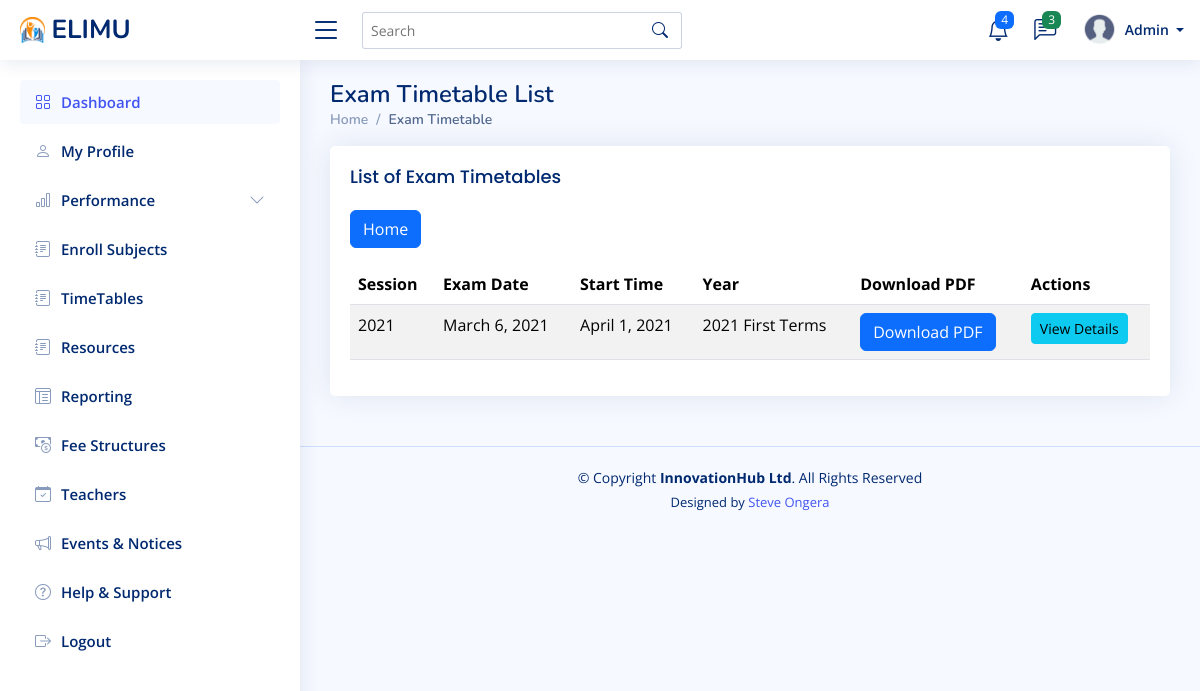
Screenshot of /timetable/ with the database file from the repository.
### myapp/models.py (models this page shows, shortened)
class ExamTimeTable(models.Model):
    name = models.CharField(max_length= 50 , blank=True, null=True)
    start_date = models.DateField(blank=True, null=True)
    end_date = models.DateField(blank=True, null=True)
    session = models.ForeignKey(ExaminationSession, on_delete=models.CASCADE, related_name='timetables')
    time_table_pdf = models.FileField(upload_to='time_tables/', blank=True, null=True)

class ExaminationSession(models.Model):
    year = models.IntegerField()
    start_date = models.DateField()
    end_date = models.DateField()

### myapp/views.py (the view)
# urls.py: path('timetable/', views.timetable_list, name='timetable_list'),
def timetable_list(request):
    timetables = ExamTimeTable.objects.select_related('session').all()
    return render(request, 'time_table/timetable_list.html', {'timetables': timetables})

### myapp/context_processors.py (called while the page is built)
def unread_messages(request):
    if request.user.is_authenticated:
        messages = Message.objects.filter(receiver=request.user, is_read=False).order_by('-timestamp')
        return {'messages': messages}
    return {'messages': []}

### templates/time_table/timetable_list.html
{% extends "base/base.html" %}
{% block content %}
<div class="pagetitle">
    <h1>Exam Timetable List</h1>
    <nav>
      <ol class="breadcrumb">
        {% if request.user.is_staff %}
        <li class="breadcrumb-item"><a href="{% url 'admin_dashboard' %}">Home</a></li>
        {% else %}
        <li class="breadcrumb-item"><a href="{% url 'student_dashboard' %}">Home</a></li>
        {% endif %}
        <li class="breadcrumb-item active">Exam Timetable</li>
      </ol>
    </nav>
</div>
<section class="section">
    <div class="row">
        <div class="col-lg-12">
            <div class="card">
                <div class="card-body">
                    <h5 class="card-title">List of Exam Timetables</h5>
                    {% if request.user.is_staff %}
                    <a href="{% url 'create_timetable' %}" class="btn btn-primary mb-3">Create New Timetable</a>
                    {% else %}
                    <a href="{% url 'student_dashboard' %}" class="btn btn-primary mb-3">Home</a>
                    {% endif %}
                    <div class="table-responsive">
                        <table class="table table-striped">
                            <thead>
                                <tr>
                                    <th>Session</th>
                                    <th>Exam Date</th>
                                    <th>Start Time</th>
                                    <th>Year</th>
                                    <th>Download PDF</th>
                                    <th>Actions</th>
                                </tr>
                            </thead>
                            <tbody>
                                {% for timetable in timetables %}
                                    <tr>
                                        <td>{{ timetable.session.year }}</td>
                                        <td>{{ timetable.start_date }}</td>
                                        <td>{{ timetable.end_date }}</td>
                                        <td>{{ timetable.name }}</td>
                                        <td>
                                          {% if timetable.time_table_pdf %}
                                              <a href="{{ timetable.time_table_pdf.url }}" class="btn btn-primary" download>Download PDF</a>
                                          {% else %}
                                              No PDF available
                                          {% endif %}
                                        </td>
                                        <td>
                                            {% if request.user.is_staff %}
                                            <a href="{% url 'exam_timetable_detail' timetable.id %}" class="btn btn-sm btn-info">View Details</a>
                                            <a href="{% url 'update_timetable' timetable.id %}" class="btn btn-sm btn-warning">Edit</a>
                                            <a href="{% url 'delete_timetable' timetable.id %}" class="btn btn-sm btn-danger">Delete</a>
                                            {% else %}
                                           <a href="{% url 'exam_timetable_detail' timetable.id %}" class="btn btn-sm btn-info">View Details</a>
                                            {% endif %}
                                        </td>
                                    </tr>
                                {% endfor %}
                            </tbody>
                        </table>
                    </div>
                </div>
            </div>
        </div>
    </div>
</section>
{% endblock %}

### static/assets/css/style.css (style rules this page uses)
:root { scroll-behavior: smooth; }
body { font-family: "Open Sans", sans-serif; background: #f6f9ff; color: #444444; }
a { color: #4154f1; text-decoration: none; }
h1, h2, h3, h4, h5, h6 { font-family: "Nunito", sans-serif; }
.pagetitle { margin-bottom: 10px; }
.pagetitle h1 { font-size: 24px; margin-bottom: 0; font-weight: 600; color: #012970; }
.card { margin-bottom: 30px; border: none; border-radius: 5px; box-shadow: 0px 0 30px rgba(1, 41, 112, 0.1); }
.card-title { padding: 20px 0 15px 0; font-size: 18px; font-weight: 500; color: #012970; font-family: "Poppins", sans-serif; }
.card-body { padding: 0 20px 20px 20px; }
.breadcrumb { font-size: 14px; font-family: "Nunito", sans-serif; color: #899bbd; font-weight: 600; }
.breadcrumb a { color: #899bbd; transition: 0.3s; }
.breadcrumb .breadcrumb-item::before { color: #899bbd; }
.breadcrumb .active { color: #51678f; font-weight: 600; }

### rows the page displays
ExamTimeTable: session.year "2021", start_date "March 6, 2021", end_date "April 1, 2021", name "2021 First Terms"
